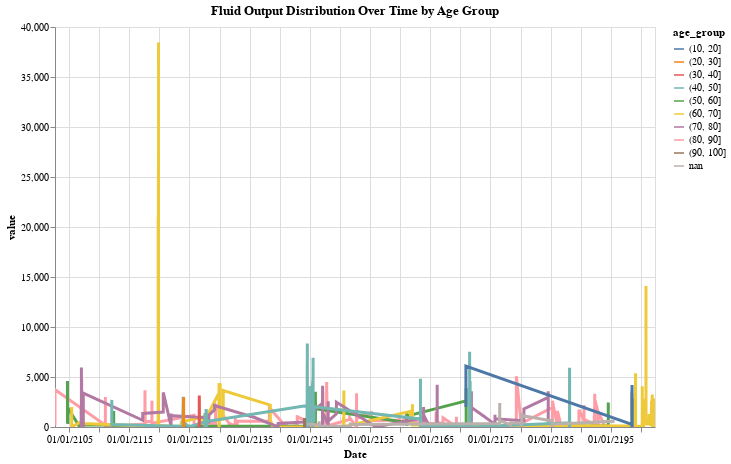

Write notebook code for a chart like this one.
### Code cell
# Merge ‘df_outputevents’ with ‘d_items’ on ‘itemid’ and ‘df_patients‘ on ‘subject_id’.
# Then add new columns 'time', 'date' and 'age_group' using 'charttime' and 'age' columns
data = (
    df_outputevents
    .merge(d_items[['itemid', 'label']], on='itemid')
    .merge(df_patients[['subject_id', 'age']], on='subject_id')
    .assign(
        time=lambda df: pd.to_datetime(df['charttime']),
        date=lambda df: df['time'].dt.strftime('%Y-%m-%d'),
        age_group=lambda df: pd.cut(df['age'], bins=bins).astype(str)
    )
)

# Aggregate the data by 'date', 'age_group', and 'label' to get the total fluid output for each combination.
daily_output = data.groupby(['date', 'age_group', 'label'])['value'].sum().reset_index()

# Create and display interactive Altair line chart where the x-axis is the date and the y-axis is the total fluid output colored by different age groups
chart = alt.Chart(daily_output).mark_line(strokeWidth=3).encode(
    x=alt.X('date:T', axis=alt.Axis(format='%m/%d/%Y', title='Date')),
    y='value:Q',
    color='age_group:N',
    tooltip=['date:T', 'age_group:N', 'label:N', 'value:Q']
).properties(
    title='Fluid Output Distribution Over Time by Age Group',
    width=600,
    height=400
).interactive()

chart

### Figure 1 — Vega-Lite specification as saved in the notebook (floating-point values rounded to 4 significant figures; data arrays with more than 128 entries replaced by an {"elided": "..."} marker saying what was removed)
{"config": {"view": {"continuousWidth": 400, "continuousHeight": 300}}, "data": {"name": "data-6155d8ba8f1b856213aba047b4dc7325"}, "mark": {"type": "line", "strokeWidth": 3}, "encoding": {"color": {"field": "age_group", "type": "nominal"}, "tooltip": [{"field": "date", "type": "temporal"}, {"field": "age_group", "type": "nominal"}, {"field": "label", "type": "nominal"}, {"field": "value", "type": "quantitative"}], "x": {"axis": {"format": "%m/%d/%Y", "title": "Date"}, "field": "date", "type": "temporal"}, "y": {"field": "value", "type": "quantitative"}}, "height": 400, "selection": {"selector014": {"type": "interval", "bind": "scales", "encodings": ["x", "y"]}}, "title": "Fluid Output Distribution Over Time by Age Group", "width": 600, "$schema": "https://vega.github.io/schema/vega-lite/v4.17.0.json", "datasets": {"data-6155d8ba8f1b856213aba047b4dc7325": {"elided": "1371 records"}}}
